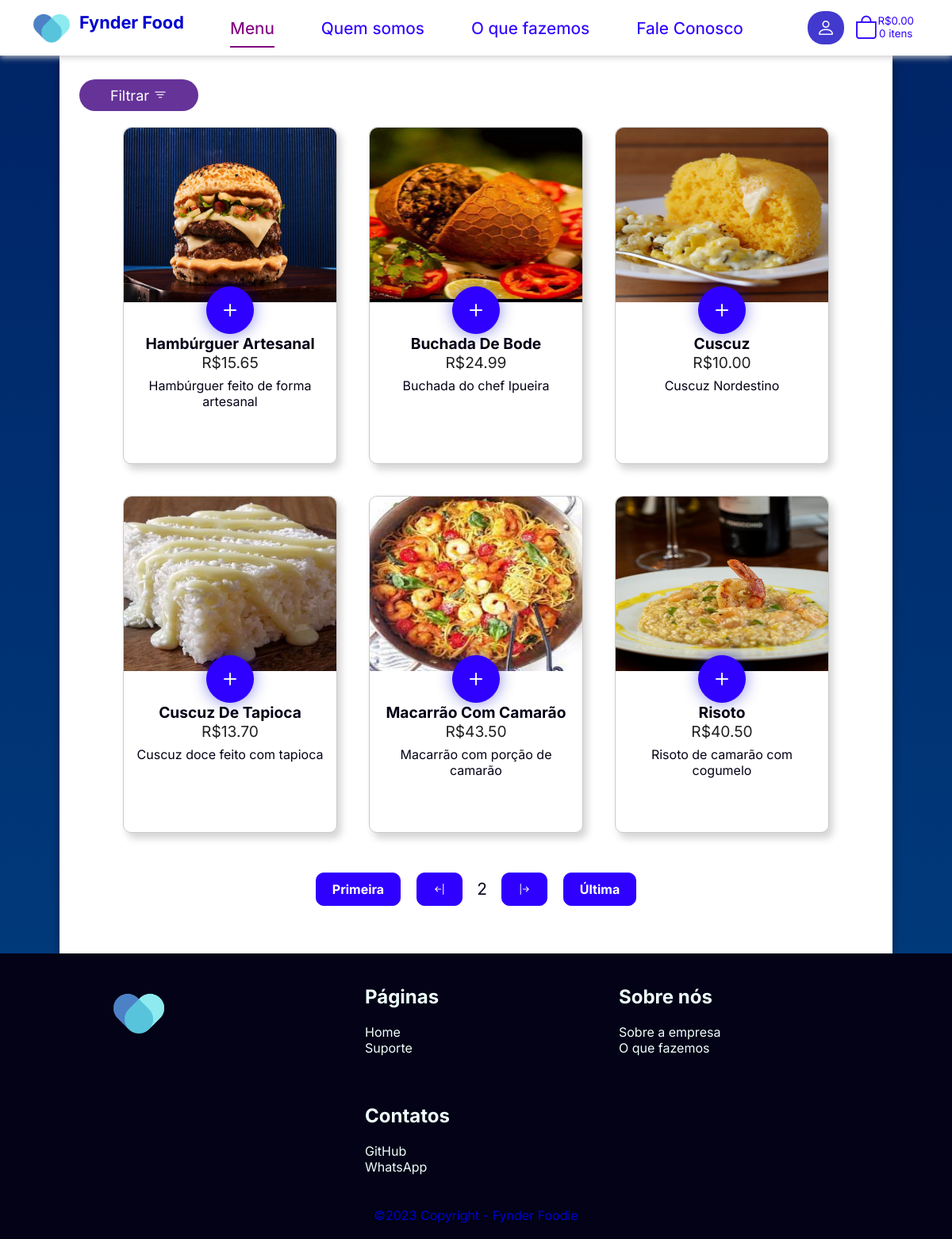
The page /?a=menu&pagina=2 on the database its author committed.
### tables this page shows
CREATE TABLE menu (
    id INT NOT NULL AUTO_INCREMENT,
    nome VARCHAR(50) NOT NULL,
    descricao VARCHAR(50) NOT NULL,
    descricao_saiba_mais TEXT NOT NULL,
    preco FLOAT(5 , 2 ) NOT NULL,
    img TEXT NOT NULL,
    data_adicionamento_modificacao DATE NOT NULL,
    PRIMARY KEY (id)
);

### core/controladores/Main.php (called while the page is built, shortened)
<?php
    class Main
    {
        public function menu()
        {
            Store::Layout([
                'menu'
            ]);
        }
    }
?>

### core/rotas.php (called while the page is built, shortened)
<?php
    $rotas = [
        'inicio' => 'main@index',
        'menu' => 'main@menu',
        'cadastro' => 'main@cadastro',
        'login' => 'main@login',
        'suporte' => 'main@suporte',
        'sobre' => 'main@sobre',
        'oquefazemos' => 'main@oquefazemos',
        'comousar' => 'main@comousar',
        'informarbug' => 'main@informarbug',
        'outros' => 'main@outros',
        'reclamacao' => 'main@reclamacao',
        'erro' => 'main@erro',
        'logout' => 'main@logout',
        'adm' => 'main@adm',
        'cadComidas' => 'main@cadComidas',
        'edit' => 'main@edit',
        'delete' => 'main@delete',
        'comidas' => 'main@comidas',
        'finalizarCompras' => 'main@finalizarCompras'
    ];
    $acao = 'inicio';
    if (isset($_GET['a']))
    {
        if (!key_exists($_GET['a'], $rotas))
        {
            $acao = 'erro';
        }else
        {
            $acao = $_GET['a'];
        }
    }
    $partes = explode('@', $rotas[$acao]);
    $metodo = $partes[1];
    $ctr = new $controlador();
    $ctr->$metodo();
?>

### public_html/index.php (called while the page is built, shortened)
<?php
    require_once('../core/rotas.php');
?>

### core/views/src/pesquisa.php (the view)
<?php
$gestor = new PDO("mysql:host=" . MYSQL_SERVER . ";dbname=" . MYSQL_DATABASE . ";charset=utf8", MYSQL_USER, MYSQL_PASS);
$pagina = 1;
$limite = 6;
$registros = $gestor->query("SELECT COUNT(id) count FROM menu ")->fetch()["count"];
$paginas = ceil($registros / $limite);
if (isset($_GET['pagina']) && $_GET['pagina'] > 0 && $_GET['pagina'] <= $paginas) {
    $pagina = filter_input(INPUT_GET, "pagina", FILTER_VALIDATE_INT);
}
$inicio = ($pagina * $limite) - $limite;
$query = "SELECT * FROM menu ORDER BY id LIMIT $inicio, $limite";
$result = $gestor->prepare($query);
$result->execute();
while ($comida = $result->fetch(PDO::FETCH_ASSOC)) {
?>
    <div>
        <div class="produto">
            <div class="img">
                <img src="public_html\assets\images\comidas\<?php echo $comida['img'] ?>" alt="<?php echo $comida["nome"] ?>">
            </div>
            <div class="prod-mais">
                <button onclick="saibaMais(<?= $comida['id']?>)">
                    <i class="bi bi-plus"></i>
                </button>
            </div>
            <div class="conteudo">
                <h3 class="nome"><?= $comida['nome'] ?></h3>
                <p class="preco">R$<?= number_format($comida['preco'], 2, '.', '') ?></p>
                <p class="descricao"><?= $comida['descricao'] ?></p>
            </div>
        </div>
    </div>
<?php } ?>
<div class="paginas">
    <div class="opc">
        <?php if ($pagina > 1) { ?>
            <a href="?a=menu&pagina=1">Primeira</a>
            <a href="?a=menu&pagina=<?php if ($pagina - 1 == 0) {
                                        echo $pagina = 1;
                                    } else {
                                        echo $pagina - 1;
                                    } ?>"><i class="bi bi-arrow-bar-left"></i></a><?php } ?>
        <p><?= $pagina ?></p>
        <?php if ($pagina < $paginas) { ?>
            <a href="?a=menu&pagina=<?php if ($pagina == $paginas) {
                                        echo $paginas;
                                    } else {
                                        echo $pagina + 1;
                                    } ?>"><i class="bi bi-arrow-bar-right"></i></a>
            <a href="?a=menu&pagina=<?= $paginas ?>">Última</a><?php } ?>
    </div>
</div>

### core/classes/Store.php (shortened to what this page needs)
<?php
    class Store
    {
        public static function Layout($estruturas)
        {
            foreach ($estruturas as $estrutura) {
                include ("../core/views/$estrutura.php");
            }
        }
    }
?>

### core/views/menu.php (shortened to what this page needs)
<!DOCTYPE html>
<html lang="pt-br">
<head>
    <link rel="stylesheet" href="public_html/assets/css/s_inicio.css">
    <link rel="stylesheet" href="public_html/assets/css/pesquisa.css">
    <link rel="stylesheet" href="public_html/assets/css/filtro.css">
    <link rel="stylesheet" href="public_html/assets/css/carrinho.css">
    <link rel="stylesheet" href="public_html/assets/css/saibaMais.css">
    <link rel="stylesheet" href="https://cdn.jsdelivr.net/npm/bootstrap-icons@1.3.0/font/bootstrap-icons.css">
</head>
<body>
    <header>
        <nav class="navegador">
            <abbr title="Fynder Food">
                <a href="./" class="titulo">
                    <img src="public_html/assets/images/logo/logo.png" alt="" width="50px" height="50px">
                    <h3>Fynder Food</h3>
                </a>
            </abbr>
            <div class="nav-bar">
                <nav>
                    <ul>
                        <li class="itens marcado"><a href="./?a=menu">Menu</a></li>
                        <li class="itens"><a href="./?a=sobre">Quem somos</a></li>
                        <li class="itens"><a href="./?a=oquefazemos">O que fazemos</a></li>
                        <li class="itens"><a href="https://wa.me/558381958797" target="_blank">Fale Conosco</a></li>
                    </ul>
                </nav>
            </div>
            <?php if (!isset($_SESSION['logado'])) { ?>
                <div class="nav-item">
                    <abbr title="Logar">
                        <button onclick="window.location.href='./?a=login'" class="botaoEC">
                            <i class="bi bi-person"></i>
                        </button>
                    </abbr>
                </div>
            <?php } ?>
            <div>
                <abbr title="Carrinho">
                    <button class="carrinho" onclick="carrinho()">
                        <div class="info-carrinho">
                            <i class="bi bi-bag"></i>
                            <div class="quant-preco">
                                <span class="span-carrinho span-carrinho-preco">
                                    R$0.00
                                </span><br>
                                <span class="span-carrinho span-carrinho-quantidade">
                                    0 itens
                                </span>
                            </div>
                        </div>
                    </button>
                </abbr>
            </div>
        </nav>
    </header>
    <main>
        <div class="container">
            <div class="filtrar">
                <button class="filtro" onclick="filtro()">
                    Filtrar <i class="bi bi-filter"></i>
                </button>
            </div>
            <div class="prod">
                <?php if (isset($_SESSION['preco-maximo']) && isset($_SESSION['tags']) && isset($_GET['filtro']) && $_SESSION['tags'] != false) {
                    include('src/pesq_fil.php');
                } elseif (isset($_SESSION['preco-maximo']) && isset($_GET['filtro']) && $_SESSION['tags'] == false) {
                    include('src/sem_registro.php');
                } else {
                    include('src/pesquisa.php');
                }
                ?>
            </div>
        </div>
    </main>
    <footer>
        <?php include("src/rodape.php"); ?>
    </footer>
</body>
</html>

### core/views/src/rodape.php
<div class="rodape">
    <div class="boxs">
        <img src="public_html/assets/images/logo/logo.png" alt="" width="70px">
    </div>
    <div class="boxs">
        <h2>Páginas</h2> <br>
        <ul>
            <li><a href="./">Home</a></li>
            <li><a href="./?a=suporte">Suporte</a></li>
        </ul>
    </div>
    <div class="boxs">
        <h2>Sobre nós</h2> <br>
        <ul>
            <li><a href="./?a=sobre">Sobre a empresa</a></li>
            <li><a href="./?a=oquefazemos">O que fazemos</a></li>
        </ul>
    </div>
    <div class="boxs">
        <h2>Contatos</h2> <br>
        <ul>
            <li><a href="https://github.com/GabrielKleber" target="_blank">GitHub</a></li>
            <li><a href="https://wa.me/558381958797" target="_blank">WhatsApp</a></li>
        </ul>
    </div>
</div>
<div class="copy">
    <p>&copy;<?php echo date('Y') ?> Copyright - Fynder Foodie</p>
</div>

### public_html/assets/css/s_inicio.css (style rules this page uses)
* { margin: 0; padding: 0; box-sizing: border-box; font-family: 'Inter', sans-serif; list-style: none; text-decoration: none; }
:root { --cor_fundo1: #0000ce; --cor_fundo2: #000041; --cor_texto: #030216; --cor_menu: #fff; --cor_texto_2: #800080; --cor_botao: #2f00ff; --cor_botao_fundo: #423acf; --sombra_colorida: #6963e7; --padrao: 0px 8px 40px #00000046; }
body, html { color: var(--cor_texto); background-image: linear-gradient(to bottom, #002366, #004080); min-height: 100vh; display: flex; flex-direction: column; }
header { height: 45px; margin-bottom: 25px; z-index: 100; }
.navegador { display: flex; align-items: center; padding: 10px 40px; box-shadow: 0 0.1rem 0.5rem #ccc; width: 100%; background-color: var(--cor_menu); transition: all 0.5s; position: fixed; }
.navegador .titulo { color: #0000ce; font-size: 1.7rem; font-weight: 600; display: flex; margin-right: 40px; }
.navegador .titulo img { margin-right: 10px; }
.navegador .titulo h3 { width: 150px; margin-top: 5px; font-size: .8em; }
.nav-bar { width: 100%; height: 100%; margin-right: 20px; }
.nav-bar ul { display: flex; }
.nav-bar ul .itens { margin-right: calc(100% / 12); font-size: 1.3em; transition: .8s; }
.nav-bar ul .itens a { text-decoration: none; color: var(--cor_botao); font-weight: 450; transition: .8s; padding-bottom: 10px; }
.nav-bar ul li.marcado a { color: var(--cor_texto_2); border-bottom: 2px solid var(--cor_texto_2); }
.botaoEC { border: none; background-color: #423acf; padding: .4rem .7rem; border-radius: 20px; cursor: pointer; color: white; font-weight: bold; }
.botaoEC > i { font-size: 1.8em; }
.info-carrinho { display: flex; }
.quant-preco { display: block; }
.carrinho { border: none; background-color: var(--cor_menu); padding: 3px; cursor: pointer; border-radius: 5px; transition: .8s; margin-left: 10px; }
.carrinho .info-carrinho .span-carrinho { color: var(--cor_botao); font-size: 2.5em; transition: .8s; margin-right: 5px; }
.carrinho .info-carrinho .span-carrinho { font-size: 1em; }
.carrinho .info-carrinho > i { font-size: 2.2em; color: var(--cor_botao); }
main { flex: 1; min-height: 300px; width: 1050px; max-width: 1100px; margin: auto; background-color: white; padding: 20px; margin-top: 0px; box-shadow: 0px 0px 10px #0000006b; }
.container { max-width: 1050px; margin: 0 auto; padding: 10px 5px; display: flex; flex-wrap: wrap; justify-content: center; align-items: center; }
footer { background-color: var(--cor_texto); color: azure; padding: 20px 0; margin-top: auto; }
.rodape { width: 100%; display: flex; justify-content: center; flex-wrap: wrap; }
.rodape>.boxs { color: azure; width: 320px; min-height: 150px; padding: 20px; }
.boxs>ul>li { list-style: none; }
.boxs>ul>li>a { text-decoration: none; color: azure; transition: .25s; }
footer>.copy { background-color: var(--cor_texto); color: var(--cor_fundo1); text-align: center; }

### public_html/assets/css/carrinho.css (style rules this page uses)
* { margin: 0; padding: 0; box-sizing: border-box; }

### rows shown on the page
menu: img (picture), nome "Hambúrguer Artesanal", preco "15.65", descricao "Hambúrguer feito de forma artesanal"
menu: img (picture), nome "Buchada De Bode", preco "24.99", descricao "Buchada do chef Ipueira"
menu: img (picture), nome "Cuscuz", preco "10.00", descricao "Cuscuz Nordestino"
menu: img (picture), nome "Cuscuz De Tapioca", preco "13.70", descricao "Cuscuz doce feito com tapioca"
menu: img (picture), nome "Macarrão Com Camarão", preco "43.50", descricao "Macarrão com porção de camarão"
menu: img (picture), nome "Risoto", preco "40.50", descricao "Risoto de camarão com cogumelo"
